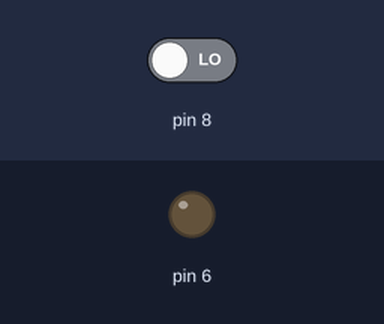
Bench run of a sketch on a simulated Arduino Uno, built with avr-gcc and run on an emulated ATmega328P. Shown: output pins drawn as LEDs (lit = HIGH). Dashed ring = blinking. The test bench sets the inputs (shaded band); at power-on: pin 8 LOW.

Above: at 1.2 s.
1.3 s: pin 8 driven HIGH
At 1.6 s:
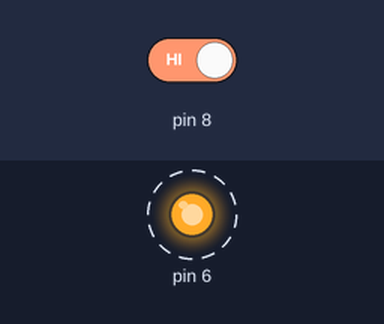
4.3 s: pin 8 driven LOW
At 5.7 s:
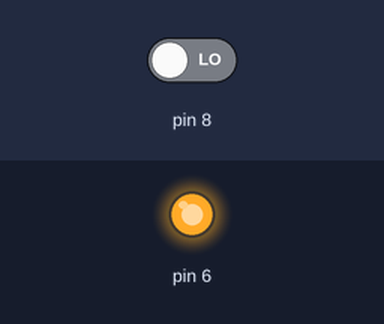
Timing chart, 0 to 7.3 s (numbered marks = the images above; inputs shaded):
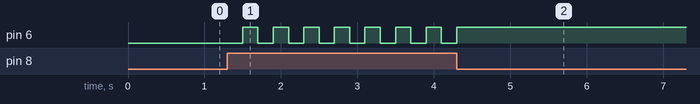

Measured:
- after the input at 1.3 s, pin 6: alternates HIGH for 0.20 s and LOW for 0.20 s, starting after 0.20 s
- after the input at 4.3 s, pin 6: goes on until 4.3 s, then stays HIGH

The sketch:

_04_02_switch_bounce.ino
```cpp
bool flag = 0;
void setup() {
  // put your setup code here, to run once:
 // Serial.begin(9600);
  pinMode(6,OUTPUT);
  pinMode(8,INPUT);
}

void loop() {
  // put your main code here, to run repeatedly:
  int val = digitalRead(8);

  if(val == HIGH)
  {
    flag = !flag;
    delay(200);
  }
  digitalWrite(6,flag%2);
 // Serial.println(flag);
}
```
